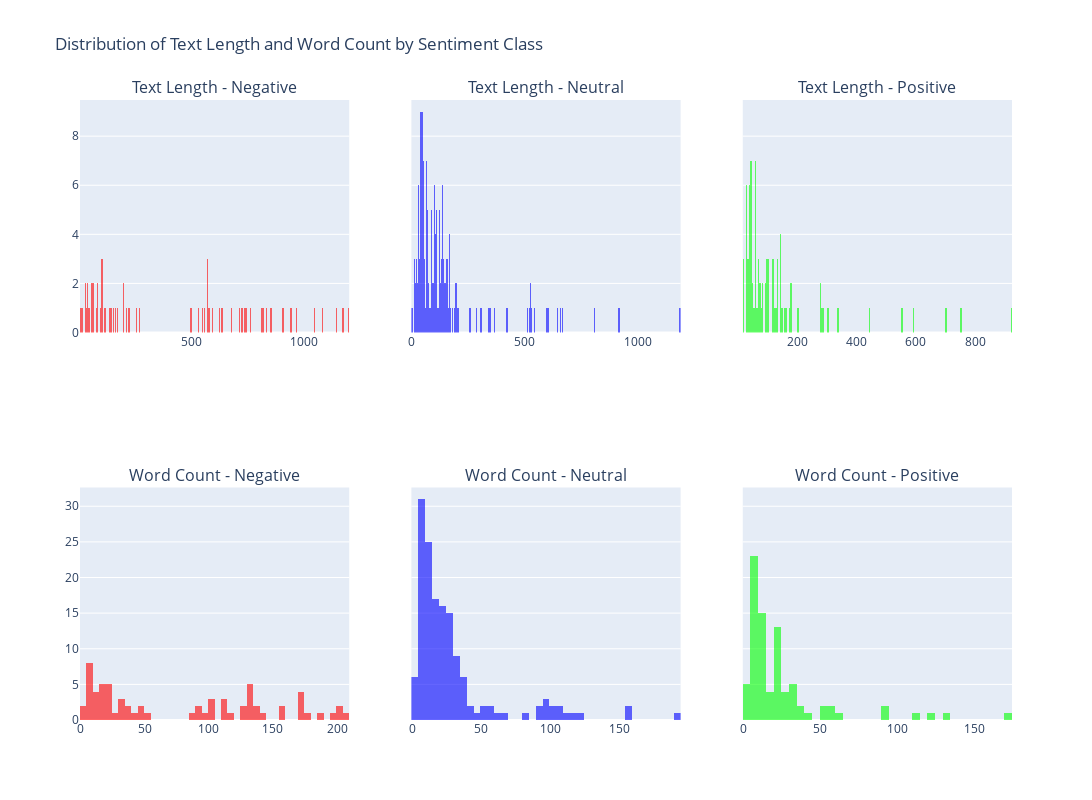

Notebook code cell kept with this figure:
### Code cell
df["len_char"] = df["text"].apply(lambda x: len(x))
df["words_count"] = df["text"].apply(lambda x: len(x.split()))

fig = make_subplots(rows=2, cols=3, subplot_titles=("Text Length - Negative", "Text Length - Neutral", "Text Length - Positive", "Word Count - Negative", "Word Count - Neutral", "Word Count - Positive"), shared_yaxes=True)

fig.add_trace(px.histogram(df[df['label'] == 'Negative'], x="len_char", nbins=300, color_discrete_sequence=[color_map['Negative']]).data[0], row=1, col=1)
fig.add_trace(px.histogram(df[df['label'] == 'Neutral'], x="len_char", nbins=300, color_discrete_sequence=[color_map['Neutral']]).data[0], row=1, col=2)
fig.add_trace(px.histogram(df[df['label'] == 'Positive'], x="len_char", nbins=300, color_discrete_sequence=[color_map['Positive']]).data[0], row=1, col=3)

fig.add_trace(px.histogram(df[df['label'] == 'Negative'], x="words_count", nbins=300, color_discrete_sequence=[color_map['Negative']]).data[0], row=2, col=1)
fig.add_trace(px.histogram(df[df['label'] == 'Neutral'], x="words_count", nbins=300, color_discrete_sequence=[color_map['Neutral']]).data[0], row=2, col=2)
fig.add_trace(px.histogram(df[df['label'] == 'Positive'], x="words_count", nbins=300, color_discrete_sequence=[color_map['Positive']]).data[0], row=2, col=3)

fig.update_layout(height=800, width=1200, title_text="Distribution of Text Length and Word Count by Sentiment Class")

fig.show()

### Figure 1 — Plotly figure (JSON) as saved in the notebook; plotly's stock layout.template omitted (floating-point values rounded to 4 significant figures; data arrays with more than 128 entries replaced by an {"elided": "..."} marker saying what was removed)
{"data": [{"alignmentgroup": "True", "bingroup": "x", "hovertemplate": "len_char=%{x}<br>count=%{y}<extra></extra>", "legendgroup": "", "marker": {"color": "rgba(255, 0, 0, 0.6)", "pattern": {"shape": ""}}, "name": "", "nbinsx": 300, "offsetgroup": "", "orientation": "v", "showlegend": false, "type": "histogram", "x": [630, 739, 1084, 638, 936, 1048, 531, 813, 576, 675, 713, 622, 900, 1173, 940, 834, 593, 1142, 850, 815, 967, 558, 571, 724, 573, 909, 1199, 728, 740, 573, 548, 29, 100, 7, 152, 497, 81, 221, 173, 55, 115, 141, 30, 255, 214, 102, 266, 764, 196, 61, 80, 162, 10, 75, 40, 199, 37, 102, 61, 58, 28, 98, 15, 38, 113, 138, 47], "xaxis": "x", "yaxis": "y"}, {"alignmentgroup": "True", "bingroup": "x", "hovertemplate": "len_char=%{x}<br>count=%{y}<extra></extra>", "legendgroup": "", "marker": {"color": "rgba(0, 0, 255, 0.6)", "pattern": {"shape": ""}}, "name": "", "nbinsx": 300, "offsetgroup": "", "orientation": "v", "showlegend": false, "type": "histogram", "x": {"elided": "150 int values"}, "xaxis": "x2", "yaxis": "y2"}, {"alignmentgroup": "True", "bingroup": "x", "hovertemplate": "len_char=%{x}<br>count=%{y}<extra></extra>", "legendgroup": "", "marker": {"color": "rgba(0, 255, 0, 0.6)", "pattern": {"shape": ""}}, "name": "", "nbinsx": 300, "offsetgroup": "", "orientation": "v", "showlegend": false, "type": "histogram", "x": [704, 752, 923, 101, 33, 80, 18, 26, 27, 592, 146, 57, 59, 95, 59, 141, 119, 441, 117, 338, 141, 116, 129, 141, 204, 44, 70, 68, 59, 27, 287, 158, 41, 17, 38, 93, 76, 300, 65, 47, 38, 59, 32, 28, 80, 17, 283, 42, 275, 69, 141, 28, 178, 45, 93, 170, 100, 98, 176, 97, 58, 130, 276, 130, 43, 162, 41, 64, 38, 35, 133, 44, 41, 35, 70, 57, 123, 50, 551, 37, 33, 104, 28], "xaxis": "x3", "yaxis": "y3"}, {"alignmentgroup": "True", "bingroup": "x", "hovertemplate": "words_count=%{x}<br>count=%{y}<extra></extra>", "legendgroup": "", "marker": {"color": "rgba(255, 0, 0, 0.6)", "pattern": {"shape": ""}}, "name": "", "nbinsx": 300, "offsetgroup": "", "orientation": "v", "showlegend": false, "type": "histogram", "x": [128, 130, 206, 113, 177, 189, 98, 155, 116, 131, 133, 104, 157, 203, 170, 142, 114, 196, 137, 137, 174, 87, 103, 129, 113, 173, 202, 134, 131, 93, 103, 8, 18, 2, 31, 92, 18, 45, 38, 10, 22, 30, 6, 46, 34, 17, 50, 172, 40, 12, 16, 27, 3, 18, 7, 38, 6, 21, 11, 9, 6, 21, 5, 7, 22, 23, 10], "xaxis": "x4", "yaxis": "y4"}, {"alignmentgroup": "True", "bingroup": "x", "hovertemplate": "words_count=%{x}<br>count=%{y}<extra></extra>", "legendgroup": "", "marker": {"color": "rgba(0, 0, 255, 0.6)", "pattern": {"shape": ""}}, "name": "", "nbinsx": 300, "offsetgroup": "", "orientation": "v", "showlegend": false, "type": "histogram", "x": {"elided": "150 int values"}, "xaxis": "x5", "yaxis": "y5"}, {"alignmentgroup": "True", "bingroup": "x", "hovertemplate": "words_count=%{x}<br>count=%{y}<extra></extra>", "legendgroup": "", "marker": {"color": "rgba(0, 255, 0, 0.6)", "pattern": {"shape": ""}}, "name": "", "nbinsx": 300, "offsetgroup": "", "orientation": "v", "showlegend": false, "type": "histogram", "x": [133, 122, 170, 22, 6, 13, 3, 6, 6, 112, 31, 9, 11, 24, 11, 24, 22, 90, 25, 61, 31, 24, 24, 26, 38, 9, 12, 12, 9, 4, 51, 30, 7, 3, 7, 17, 20, 56, 10, 10, 9, 13, 4, 5, 11, 3, 56, 10, 52, 11, 28, 6, 33, 7, 18, 24, 19, 16, 36, 20, 13, 25, 44, 23, 6, 33, 7, 10, 8, 6, 22, 8, 7, 5, 13, 11, 22, 8, 94, 8, 6, 20, 7], "xaxis": "x6", "yaxis": "y6"}], "layout": {"annotations": [{"font": {"size": 16}, "showarrow": false, "text": "Text Length - Negative", "x": 0.1444, "xanchor": "center", "xref": "paper", "y": 1, "yanchor": "bottom", "yref": "paper"}, {"font": {"size": 16}, "showarrow": false, "text": "Text Length - Neutral", "x": 0.5, "xanchor": "center", "xref": "paper", "y": 1, "yanchor": "bottom", "yref": "paper"}, {"font": {"size": 16}, "showarrow": false, "text": "Text Length - Positive", "x": 0.8556, "xanchor": "center", "xref": "paper", "y": 1, "yanchor": "bottom", "yref": "paper"}, {"font": {"size": 16}, "showarrow": false, "text": "Word Count - Negative", "x": 0.1444, "xanchor": "center", "xref": "paper", "y": 0.375, "yanchor": "bottom", "yref": "paper"}, {"font": {"size": 16}, "showarrow": false, "text": "Word Count - Neutral", "x": 0.5, "xanchor": "center", "xref": "paper", "y": 0.375, "yanchor": "bottom", "yref": "paper"}, {"font": {"size": 16}, "showarrow": false, "text": "Word Count - Positive", "x": 0.8556, "xanchor": "center", "xref": "paper", "y": 0.375, "yanchor": "bottom", "yref": "paper"}], "height": 800, "title": {"text": "Distribution of Text Length and Word Count by Sentiment Class"}, "width": 1200, "xaxis": {"anchor": "y", "domain": [0, 0.2889]}, "xaxis2": {"anchor": "y2", "domain": [0.3556, 0.6444]}, "xaxis3": {"anchor": "y3", "domain": [0.7111, 1]}, "xaxis4": {"anchor": "y4", "domain": [0, 0.2889]}, "xaxis5": {"anchor": "y5", "domain": [0.3556, 0.6444]}, "xaxis6": {"anchor": "y6", "domain": [0.7111, 1]}, "yaxis": {"anchor": "x", "domain": [0.625, 1]}, "yaxis2": {"anchor": "x2", "domain": [0.625, 1], "matches": "y", "showticklabels": false}, "yaxis3": {"anchor": "x3", "domain": [0.625, 1], "matches": "y", "showticklabels": false}, "yaxis4": {"anchor": "x4", "domain": [0, 0.375]}, "yaxis5": {"anchor": "x5", "domain": [0, 0.375], "matches": "y4", "showticklabels": false}, "yaxis6": {"anchor": "x6", "domain": [0, 0.375], "matches": "y4", "showticklabels": false}}}
